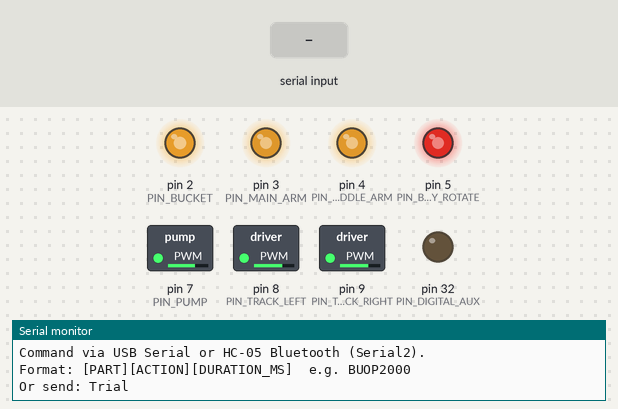
Simulated run of this sketch. Board: Arduino Mega 2560, built with avr-gcc and run on an emulated ATmega2560. Parts: switched loads named in the sketch (green lamp = pin HIGH), output pins drawn as LEDs (lit = HIGH), the last lines printed to the serial monitor. The inputs (shaded band) are chosen by the test bench.

Above: at 1.3 s.
1.4 s: "Trial\n" received over Serial
At 2.4 s:
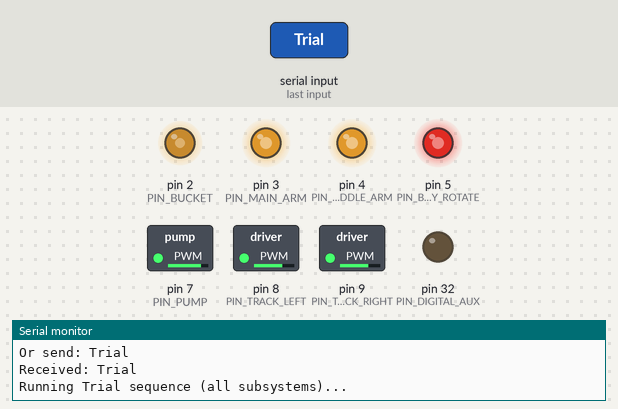
At 4.4 s:
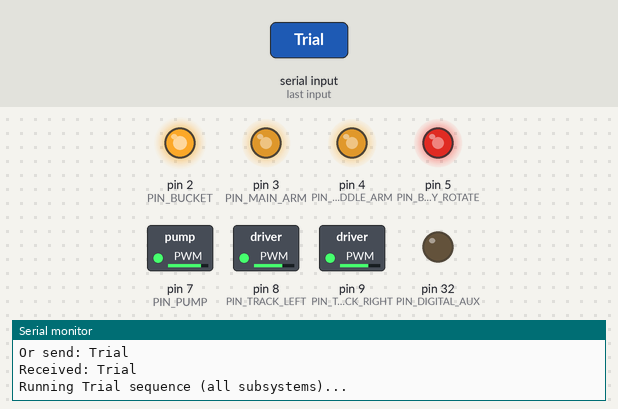
Timing chart, 0 to 22.9 s (numbered marks = the images above; inputs shaded):
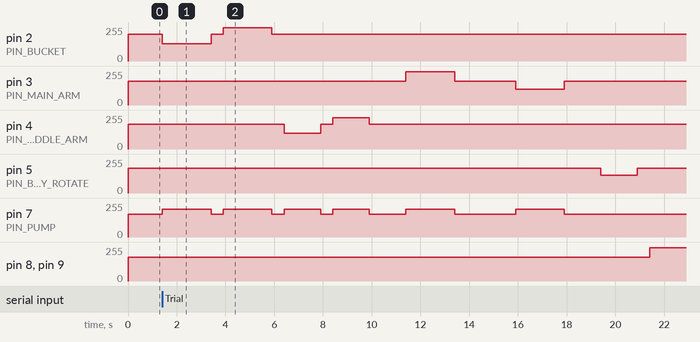

The sketch:

RC_Excavator_Controller.ino
```cpp
/*
 * RC Excavator Serial Controller
 * ==============================
 *
 * Target hardware:
 *   - Arduino Mega 2560
 *   - RadioLink R12DS 2.4 GHz receiver (on excavator; PWM outputs emulate its channels)
 *   - HC-05 Bluetooth module (wireless serial commands)
 *
 * The Mega drives PWM outputs that mimic the R12DS receiver signals, allowing
 * automated control from a computer over USB or from a phone/PC over Bluetooth.
 * Each motion runs for a user-specified duration (ms), then returns to neutral.
 *
 * Command format (9600 baud on USB Serial and HC-05 Serial2):
 *   [PART][ACTION][DURATION_MS]
 *
 *   PART     - 2 letters: BU, MI, MN, BR, MO
 *   ACTION   - 2 letters: OP, CL, FW, BW, CW, CC (depends on part)
 *   DURATION - positive integer milliseconds (e.g. 500, 2000)
 *
 * Examples:
 *   BUOP2000   Open bucket for 2 seconds
 *   MNCL1500   Lower main arm (boom) for 1.5 seconds
 *   MOFW3000   Drive forward for 3 seconds
 *   Trial      Run built-in demonstration of all subsystems
 *
 * Mega 2560 pin map (PWM / actuator outputs):
 *   Pin  2  - Bucket channel
 *   Pin  3  - Main arm (boom) channel
 *   Pin  4  - Middle arm (stick) channel
 *   Pin  5  - Body rotation (cab swing) channel
 *   Pin  7  - Hydraulic pump / shared enable channel
 *   Pin  8  - Left track motor channel
 *   Pin  9  - Right track motor channel
 *   Pin 32  - Digital auxiliary output (enable / relay — verify your wiring)
 *   A0      - Analog input (reserved for sensors)
 *
 * HC-05 wiring (Serial2):
 *   Mega TX2 (pin 16) -> HC-05 RX  (use 1 kΩ / 2 kΩ divider if module is 3.3 V)
 *   Mega RX2 (pin 17) <- HC-05 TX
 *   GND common between Mega, HC-05, and excavator control ground
 *
 * USB debug: Serial  (pins 0/1, via USB)
 *
 * Derived from prior project sketches (Serial_First, Serial_First2, BIM-day-show).
 * PWM values were empirically tuned for this specific excavator hardware.
 */

#include <Arduino.h>

// -----------------------------------------------------------------------------
// Hardware pin assignments — Arduino Mega 2560
// -----------------------------------------------------------------------------

const int PIN_BUCKET       = 2;
const int PIN_MAIN_ARM     = 3;
const int PIN_MIDDLE_ARM   = 4;
const int PIN_BODY_ROTATE  = 5;
const int PIN_PUMP         = 7;   // Shared hydraulic pump / valve enable
const int PIN_TRACK_LEFT   = 8;
const int PIN_TRACK_RIGHT  = 9;
const int PIN_DIGITAL_AUX  = 32;  // Valid on Mega 2560; used in original project wiring
const int PIN_ANALOG_IN    = A0;

// HC-05 connected to hardware Serial2 (Mega TX2 = 16, RX2 = 17)
#define BT_SERIAL Serial2

// -----------------------------------------------------------------------------
// PWM setpoints (0–255). Neutral = no motion; other values drive servos/ESCs.
// These emulate the R12DS receiver channel positions. Adjust only if a joint
// or track direction is reversed or too weak on your excavator.
// -----------------------------------------------------------------------------

const int PWM_NEUTRAL_PUMP        = 170;
const int PWM_ACTIVE_PUMP         = 210;

const int PWM_BUCKET_NEUTRAL      = 200;
const int PWM_BUCKET_OPEN         = 130;
const int PWM_BUCKET_CLOSE        = 250;

const int PWM_MAIN_ARM_NEUTRAL    = 180;
const int PWM_MAIN_ARM_UP         = 250;
const int PWM_MAIN_ARM_DOWN       = 120;

const int PWM_MIDDLE_ARM_NEUTRAL  = 185;
const int PWM_MIDDLE_ARM_UP       = 120;
const int PWM_MIDDLE_ARM_DOWN     = 235;

const int PWM_BODY_NEUTRAL        = 185;
const int PWM_BODY_CW             = 135;
const int PWM_BODY_CCW            = 240;

const int PWM_TRACK_NEUTRAL       = 180;
const int PWM_TRACK_FORWARD       = 250;
const int PWM_TRACK_BACKWARD      = 115;

const int MAIN_ARM_SETTLE_MS      = 1000;  // Pause before/after boom moves
const unsigned long SERIAL_BAUD   = 9600;  // USB and HC-05 (configure HC-05 to match)

// Minimum parsed command length: 2 (part) + 2 (action) + 1 (duration digit)
const int MIN_COMMAND_LENGTH = 5;

// Trial motion durations (ms) — keep short for safe bench verification
const int TRIAL_BUCKET_MS       = 2000;
const int TRIAL_MIDDLE_ARM_MS   = 1500;
const int TRIAL_MAIN_ARM_MS     = 2000;
const int TRIAL_BODY_ROTATE_MS  = 1500;
const int TRIAL_TRACK_MS        = 1500;
const int TRIAL_PAUSE_MS        = 500;

// -----------------------------------------------------------------------------
// Serial command buffer
// -----------------------------------------------------------------------------

String incomingCommand;

// Forward declarations
bool readIncomingCommand(String& commandOut);
void processCommand(const String& command);
void runTrialSequence();
void dispatchCommand(const String& part, const String& action, int durationMs);
void setAllNeutral();
void moveBucket(const String& action, int durationMs);
void moveMiddleArm(const String& action, int durationMs);
void moveMainArm(const String& action, int durationMs);
void rotateBody(const String& action, int durationMs);
void moveTracks(const String& action, int durationMs);

// -----------------------------------------------------------------------------
// Setup
// -----------------------------------------------------------------------------

void setup() {
  Serial.begin(SERIAL_BAUD);    // USB — debug output and wired commands
  BT_SERIAL.begin(SERIAL_BAUD); // HC-05 on Serial2 (pins 16/17)

  pinMode(PIN_BUCKET, OUTPUT);
  pinMode(PIN_MAIN_ARM, OUTPUT);
  pinMode(PIN_MIDDLE_ARM, OUTPUT);
  pinMode(PIN_BODY_ROTATE, OUTPUT);
  pinMode(PIN_PUMP, OUTPUT);
  pinMode(PIN_TRACK_LEFT, OUTPUT);
  pinMode(PIN_TRACK_RIGHT, OUTPUT);
  pinMode(PIN_DIGITAL_AUX, OUTPUT);
  pinMode(PIN_ANALOG_IN, INPUT);

  setAllNeutral();

  Serial.println(F("RC Excavator Controller ready (Arduino Mega 2560)."));
  Serial.println(F("Command via USB Serial or HC-05 Bluetooth (Serial2)."));
  Serial.println(F("Format: [PART][ACTION][DURATION_MS]  e.g. BUOP2000"));
  Serial.println(F("Or send: Trial"));
}

// -----------------------------------------------------------------------------
// Main loop — accept commands from USB or HC-05 Bluetooth
// -----------------------------------------------------------------------------

void loop() {
  if (!readIncomingCommand(incomingCommand)) {
    return;
  }

  processCommand(incomingCommand);
}

// Read one line from USB Serial or HC-05 (whichever has data first)
bool readIncomingCommand(String& commandOut) {
  if (Serial.available() > 0) {
    commandOut = Serial.readStringUntil('\n');
    commandOut.trim();
    return commandOut.length() > 0;
  }

  if (BT_SERIAL.available() > 0) {
    commandOut = BT_SERIAL.readStringUntil('\n');
    commandOut.trim();
    return commandOut.length() > 0;
  }

  return false;
}

void processCommand(const String& command) {
  Serial.print(F("Received: "));
  Serial.println(command);

  if (command.equalsIgnoreCase("Trial")) {
    runTrialSequence();
    return;
  }

  if (command.length() < MIN_COMMAND_LENGTH) {
    Serial.println(F("ERROR: Command too short. Use [PART][ACTION][DURATION_MS]."));
    return;
  }

  const String part    = command.substring(0, 2);
  const String action  = command.substring(2, 4);
  const String timeStr = command.substring(4);
  const int durationMs = timeStr.toInt();

  if (durationMs <= 0) {
    Serial.println(F("ERROR: Duration must be a positive integer (milliseconds)."));
    return;
  }

  Serial.print(F("Part: "));     Serial.println(part);
  Serial.print(F("Action: "));   Serial.println(action);
  Serial.print(F("Duration: ")); Serial.print(durationMs);
  Serial.println(F(" ms"));

  dispatchCommand(part, action, durationMs);
}

// -----------------------------------------------------------------------------
// Command router
// -----------------------------------------------------------------------------

void dispatchCommand(const String& part, const String& action, int durationMs) {
  if      (part == "BU") moveBucket(action, durationMs);
  else if (part == "MI") moveMiddleArm(action, durationMs);
  else if (part == "MN") moveMainArm(action, durationMs);
  else if (part == "BR") rotateBody(action, durationMs);
  else if (part == "MO") moveTracks(action, durationMs);
  else {
    Serial.println(F("ERROR: Unknown part code. Valid: BU, MI, MN, BR, MO."));
  }
}

// -----------------------------------------------------------------------------
// Neutral position — safe resting state for all actuators
// -----------------------------------------------------------------------------

void setAllNeutral() {
  analogWrite(PIN_PUMP, PWM_NEUTRAL_PUMP);
  analogWrite(PIN_BUCKET, PWM_BUCKET_NEUTRAL);
  analogWrite(PIN_MAIN_ARM, PWM_MAIN_ARM_NEUTRAL);
  analogWrite(PIN_MIDDLE_ARM, PWM_MIDDLE_ARM_NEUTRAL);
  analogWrite(PIN_BODY_ROTATE, PWM_BODY_NEUTRAL);
  analogWrite(PIN_TRACK_LEFT, PWM_TRACK_NEUTRAL);
  analogWrite(PIN_TRACK_RIGHT, PWM_TRACK_NEUTRAL);
}

// -----------------------------------------------------------------------------
// Bucket — curl (close) and dump (open)
// Actions: OP = open, CL = close
// -----------------------------------------------------------------------------

void moveBucket(const String& action, int durationMs) {
  if (action == "OP") {
    analogWrite(PIN_PUMP, PWM_ACTIVE_PUMP);
    analogWrite(PIN_BUCKET, PWM_BUCKET_OPEN);
    delay(durationMs);
    setAllNeutral();
  } else if (action == "CL") {
    analogWrite(PIN_PUMP, PWM_ACTIVE_PUMP);
    analogWrite(PIN_BUCKET, PWM_BUCKET_CLOSE);
    delay(durationMs);
    setAllNeutral();
  } else {
    Serial.println(F("ERROR: Bucket actions are OP (open) or CL (close)."));
  }
}

// -----------------------------------------------------------------------------
// Middle arm (stick) — raise and lower
// Actions: OP = up, CL = down
// -----------------------------------------------------------------------------

void moveMiddleArm(const String& action, int durationMs) {
  if (action == "OP") {
    analogWrite(PIN_PUMP, PWM_ACTIVE_PUMP);
    analogWrite(PIN_MIDDLE_ARM, PWM_MIDDLE_ARM_UP);
    delay(durationMs);
    setAllNeutral();
  } else if (action == "CL") {
    analogWrite(PIN_PUMP, PWM_ACTIVE_PUMP);
    analogWrite(PIN_MIDDLE_ARM, PWM_MIDDLE_ARM_DOWN);
    delay(durationMs);
    setAllNeutral();
  } else {
    Serial.println(F("ERROR: Middle arm actions are OP (up) or CL (down)."));
  }
}

// -----------------------------------------------------------------------------
// Main arm (boom) — raise and lower
// Actions: OP = up, CL = down
// Includes settle delay so the pump reaches neutral before boom motion.
// -----------------------------------------------------------------------------

void moveMainArm(const String& action, int durationMs) {
  analogWrite(PIN_PUMP, PWM_NEUTRAL_PUMP);
  analogWrite(PIN_MAIN_ARM, PWM_MAIN_ARM_NEUTRAL);
  delay(MAIN_ARM_SETTLE_MS);

  if (action == "OP") {
    analogWrite(PIN_PUMP, PWM_ACTIVE_PUMP);
    analogWrite(PIN_MAIN_ARM, PWM_MAIN_ARM_UP);
    delay(durationMs);
  } else if (action == "CL") {
    analogWrite(PIN_PUMP, PWM_ACTIVE_PUMP);
    analogWrite(PIN_MAIN_ARM, PWM_MAIN_ARM_DOWN);
    delay(durationMs);
  } else {
    Serial.println(F("ERROR: Main arm actions are OP (up) or CL (down)."));
    return;
  }

  setAllNeutral();
  delay(MAIN_ARM_SETTLE_MS);
}

// -----------------------------------------------------------------------------
// Body rotation (cab swing)
// Actions: CW = clockwise, CC = counter-clockwise
// -----------------------------------------------------------------------------

void rotateBody(const String& action, int durationMs) {
  if (action == "CW") {
    analogWrite(PIN_BODY_ROTATE, PWM_BODY_CW);
    delay(durationMs);
    analogWrite(PIN_BODY_ROTATE, PWM_BODY_NEUTRAL);
  } else if (action == "CC") {
    analogWrite(PIN_BODY_ROTATE, PWM_BODY_CCW);
    delay(durationMs);
    analogWrite(PIN_BODY_ROTATE, PWM_BODY_NEUTRAL);
  } else {
    Serial.println(F("ERROR: Body rotation actions are CW or CC."));
  }
}

// -----------------------------------------------------------------------------
// Track drive — forward, backward, and pivot turns
// Actions: FW, BW, CW (pivot right), CC (pivot left)
// -----------------------------------------------------------------------------

void moveTracks(const String& action, int durationMs) {
  if (action == "FW") {
    analogWrite(PIN_TRACK_LEFT, PWM_TRACK_FORWARD);
    analogWrite(PIN_TRACK_RIGHT, PWM_TRACK_FORWARD);
    delay(durationMs);
  } else if (action == "BW") {
    analogWrite(PIN_TRACK_LEFT, PWM_TRACK_BACKWARD);
    analogWrite(PIN_TRACK_RIGHT, PWM_TRACK_BACKWARD);
    delay(durationMs);
  } else if (action == "CW") {
    analogWrite(PIN_TRACK_LEFT, PWM_TRACK_FORWARD);
    analogWrite(PIN_TRACK_RIGHT, PWM_TRACK_BACKWARD);
    delay(durationMs);
  } else if (action == "CC") {
    analogWrite(PIN_TRACK_LEFT, PWM_TRACK_BACKWARD);
    analogWrite(PIN_TRACK_RIGHT, PWM_TRACK_FORWARD);
    delay(durationMs);
  } else {
    Serial.println(F("ERROR: Track actions are FW, BW, CW, or CC."));
    return;
  }

  analogWrite(PIN_TRACK_LEFT, PWM_TRACK_NEUTRAL);
  analogWrite(PIN_TRACK_RIGHT, PWM_TRACK_NEUTRAL);
}

// -----------------------------------------------------------------------------
// Demonstration sequence — exercises every subsystem once
// Send the serial keyword: Trial
// -----------------------------------------------------------------------------

void runTrialSequence() {
  Serial.println(F("Running Trial sequence (all subsystems)..."));

  moveBucket("OP", TRIAL_BUCKET_MS);
  delay(TRIAL_PAUSE_MS);
  moveBucket("CL", TRIAL_BUCKET_MS);
  delay(TRIAL_PAUSE_MS);

  moveMiddleArm("OP", TRIAL_MIDDLE_ARM_MS);
  delay(TRIAL_PAUSE_MS);
  moveMiddleArm("CL", TRIAL_MIDDLE_ARM_MS);
  delay(TRIAL_PAUSE_MS);

  moveMainArm("OP", TRIAL_MAIN_ARM_MS);
  delay(TRIAL_PAUSE_MS);
  moveMainArm("CL", TRIAL_MAIN_ARM_MS);
  delay(TRIAL_PAUSE_MS);

  rotateBody("CW", TRIAL_BODY_ROTATE_MS);
  delay(TRIAL_PAUSE_MS);

  moveTracks("FW", TRIAL_TRACK_MS);
  delay(TRIAL_PAUSE_MS);

  Serial.println(F("Trial complete."));
}
```

Measured:
- after the input at 1.4 s, pin 2 (PIN_BUCKET): 200/255 → 130/255 at once, → 200/255 2.0 s later, → 250/255 0.50 s later, → 200/255 2.0 s later; pin 3 (PIN_MAIN_ARM): 180/255 → 250/255 after 10.0 s, → 180/255 2.0 s later, → 120/255 2.5 s later, → 180/255 2.0 s later
